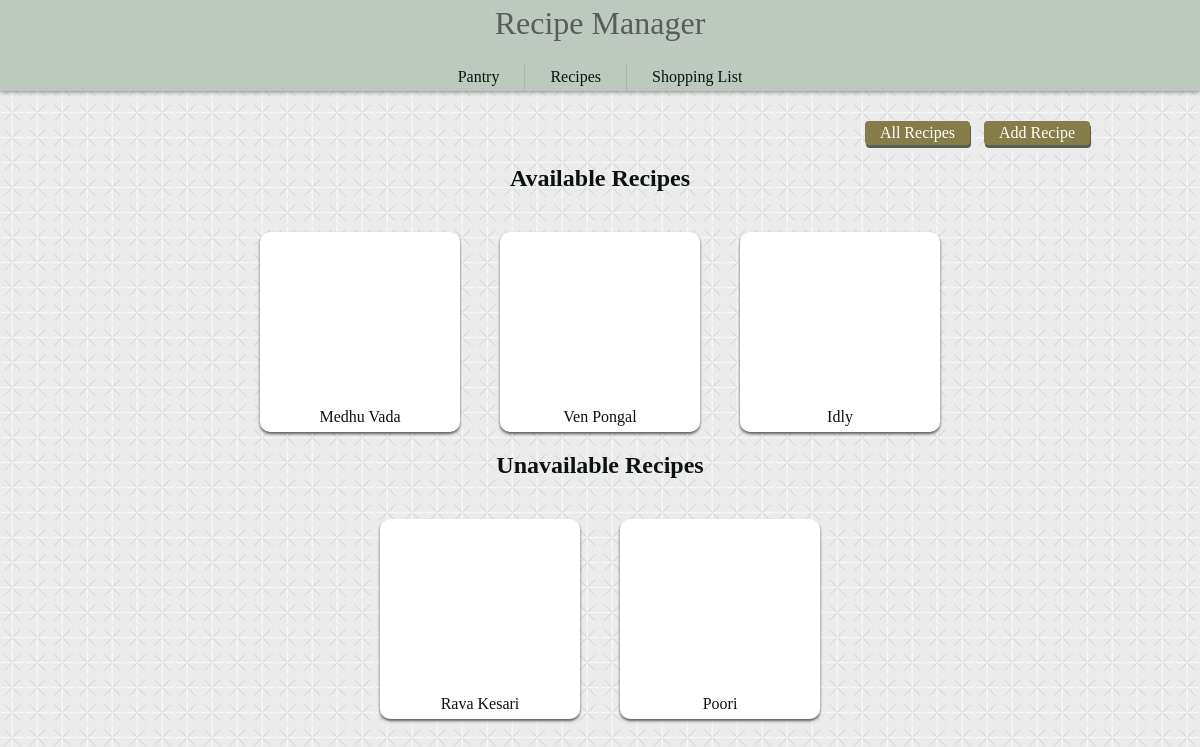
Page /recipe/availability on the earlier database version.
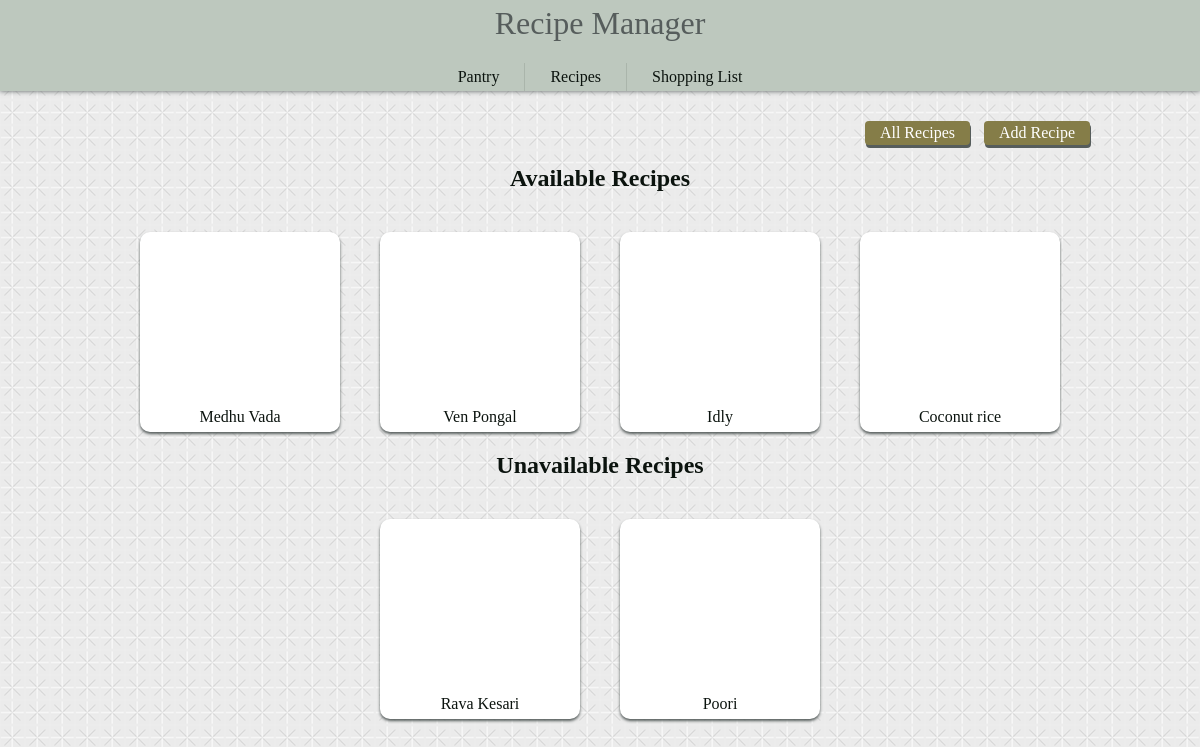
Same page on the later database version.
### recipemanager/models.py (models this page shows, shortened)
class Recipe(models.Model):
    name = models.CharField(max_length=75)
    image = models.URLField(default=None)
    time = models.IntegerField(default=0)

### recipemanager/views.py (the view)
# urls.py: path('recipe/availability', views.available_recipe, name="available-recipe"),
def available_recipe(request):
    recipes = Recipe.objects.all()
    available_recipes = []
    unavailable_recipes = []
    for recipe in recipes:
        if all(ingredient_in_pantry(ingredient) for ingredient in recipe.ingredient_recipe_id.all()):
            available_recipes.append(recipe)
        else:
            unavailable_recipes.append(recipe)
    return render(request, "recipemanager/recipe_availability.html", {
        "available_recipes": available_recipes,
        "unavailable_recipes": unavailable_recipes,
    })

### recipemanager/views.py (called while the page is built)
def ingredient_in_pantry(ingredient):
    try:
        return Pantry.objects.get(item=ingredient.item).quantity >= \
               ingredient.quantity * Unit.objects.get(id=ingredient.unit_id).rate
    except ObjectDoesNotExist:
        return False

### recipemanager/templates/recipemanager/recipe_availability.html
{% extends "recipemanager/layout.html" %} {% load static %}
{% block body %}
    <link href="{% static 'recipemanager/recipe.css' %}" rel="stylesheet">
    <div class="page-actions">
        <a href="{% url 'recipe' %}" class="action action-button">All Recipes</a>
        <a href="{% url 'add-recipe' %}" class="action action-button">Add Recipe</a>
    </div>
    {% if available_recipes %}
        <h2>Available Recipes</h2>
        <article class="recipes">
            {% for avail in available_recipes %}
                <a class="recipe" href="{% url 'view-recipe' avail.id %}?available=true">
                    <div class="recipe-image" style="background-image: url('{{ avail.image }}');"></div>
                    <div class="recipe-name">
                        {{ avail.name }}
                    </div>
                </a>
            {% endfor %}
        </article>
    {% endif %}
    {% if unavailable_recipes %}
        <h2>Unavailable Recipes</h2>
        <article class="recipes">
            {% for unavail in unavailable_recipes %}
                <a class="recipe" href="{% url 'view-recipe' unavail.id %}?unavailable=true">
                    <div class="recipe-image" style="background-image: url('{{ unavail.image }}');"></div>
                    <div class="recipe-name">
                        {{ unavail.name }}
                    </div>
                </a>
            {% endfor %}
        </article>
    {% endif %}
{% endblock %}

Differences in the rows shown:
added Recipe: name "Coconut rice", shown under "Available Recipes"
